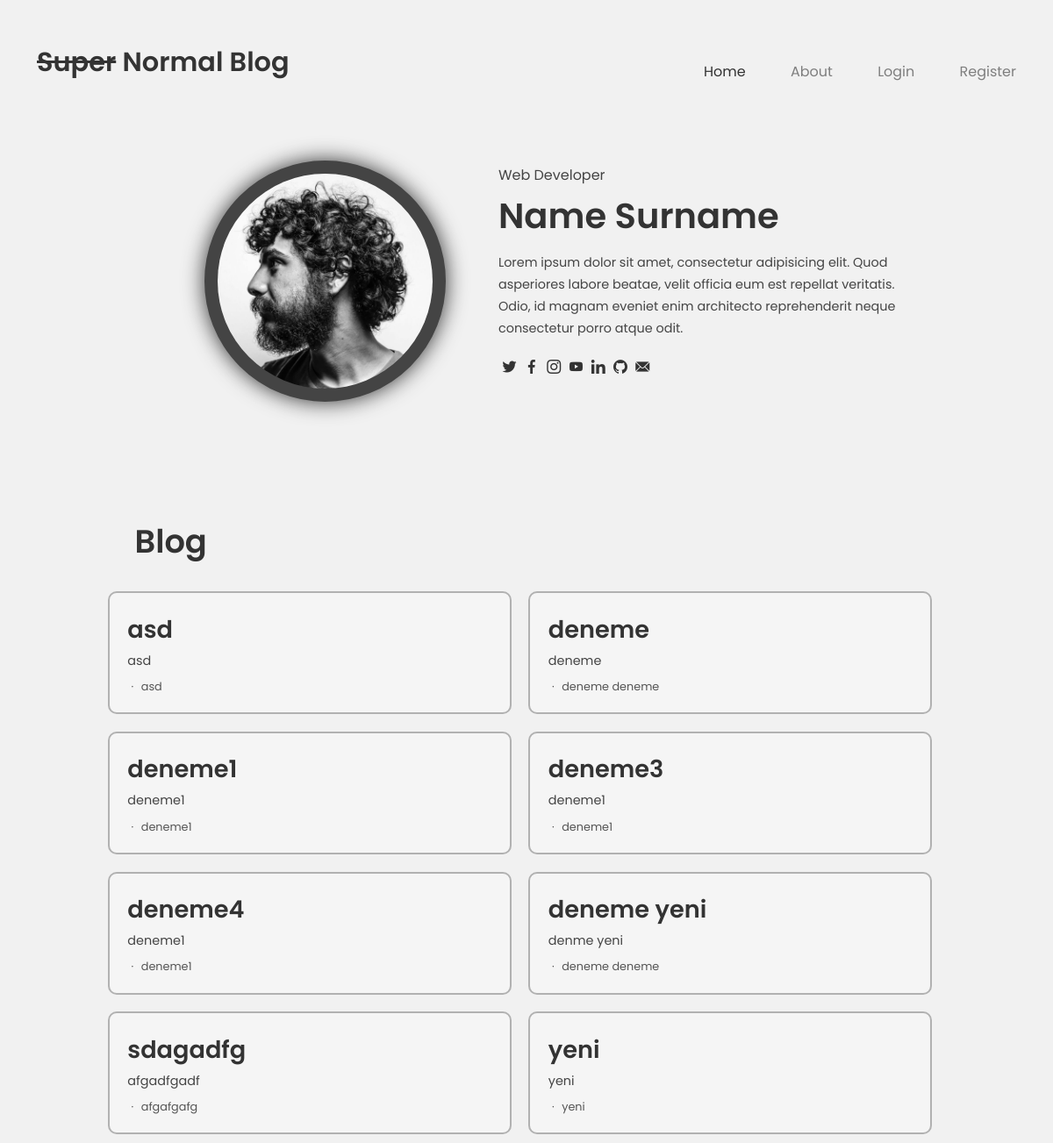
The page / on the database its author committed.
### tables this page shows
CREATE TABLE posts (
	id INTEGER PRIMARY KEY AUTOINCREMENT NOT NULL,
	subject TEXT,
	message TEXT,
	fullname TEXT,
	read INTEGER DEFAULT 0
);

### index.php (the view, shortened to what this page needs)
<?php
require_once 'connect.php';
$query = "SELECT id, subject, message, fullname FROM posts WHERE `read` = 1";
$stmt = $conn->prepare($query);
$stmt->execute();
$posts = $stmt->fetchAll(PDO::FETCH_ASSOC);
?>
<!DOCTYPE html>
<html lang="tr">
<head>
    <link rel="stylesheet" type="text/css" href="assets/fonts/flaticon/flaticon.css">
    <link rel="stylesheet" href="assets/css/bootstrap.min.css">
    <link rel="stylesheet" href="assets/css/style.css">
    <link rel="stylesheet" href="assets/css/mobile.css">
</head>
<body>
	<?php include("includes/header.php"); ?>
    <div class="person-info-wrapper">
        <div class="container">
            <div class="person-info-container">
                <div class="row">
                    <div class="person-photo col-md-5">
                        <img src="assets/img/profile.jpg" alt="" srcset="">
                    </div>
                    <div class="person-info-text col-md-7">
                        <div class="person-job">
                            Web Developer
                        </div>
                        <div class="person-name">
                            <h1>Name Surname</h1>
                        </div>
                        <div class="person-text">
                            Lorem ipsum dolor sit amet, consectetur adipisicing elit. Quod asperiores labore beatae,
                            velit officia eum est repellat veritatis. Odio, id magnam eveniet enim architecto
                            reprehenderit neque consectetur porro atque odit.
                        </div>
                        <div class="person-social-link">
                            <ul>
                                <li>
                                    <a href="#"><i class="flaticon-twitter"></i></a>
                                </li>
                                <li>
                                    <a href="#"><i class="flaticon-facebook"></i></a>
                                </li>
                                <li>
                                    <a href="#"><i class="flaticon-instagram"></i></a>
                                </li>
                                <li>
                                    <a href="#"><i class="flaticon-youtube"></i></a>
                                </li>
                                <li>
                                    <a href="#"><i class="flaticon-linkedin-1"></i></a>
                                </li>
                                <li>
                                    <a href="#"><i class="flaticon-github"></i></a>
                                </li>
                                <li>
                                    <a href="mailto:#"><i class="flaticon-mail-1"></i></a>
                                </li>
                            </ul>
                        </div>
                    </div>
                </div>
            </div>
        </div>
    </div>
    <div class="blog-post-wrapper">
        <div class="container mt-4">
            <div class="blog-post-container">
                <div class="blog-post-top-title">
                    Blog
                </div>
                <div class="blog-post-row">
                    <div class="row">
                        <?php foreach ($posts as $post): ?>
                            <div class="blog-post col-md-6">
                                <a href="blog-text.php?id=<?php echo $post['id']; ?>">
                                    <div class="blog-post-text">
                                        <div class="blog-post-title">
                                            <?php echo $post['subject']; ?>
                                        </div>
                                        <div class="blog-post-description">
                                            <?php echo $post['message']; ?>
                                        </div>
                                        <div class="blog-post-meta-info">
                                            <ul>
                                                <li>
                                                    <div class="blog-post-meta-dot">
                                                        ·
                                                    </div>
                                                    <div class="blog-post-author">
                                                        <?php echo $post['fullname']; ?>
                                                    </div>
                                                </li>
                                            </ul>
                                        </div>
                                    </div>
                                </a>
                            </div>
                        <?php endforeach; ?>
                    </div>
                </div>
            </div>
        </div>
    </div>
</body>
</html>

### includes/header.php (shortened to what this page needs)
<?php
    $isUserLoggedIn = false;
?>
<header>
    <div class="container">
        <div class="header-wrapper mt-5">
            <div class="row header-content">
                <div class="header-title col-md-8">
                    <a href="index.php"><S>Super</S> Normal Blog</a>
                </div>
                <div class="header-menu col-md-4">
                    <ul>
                        <li>
                            <a href="index.php" style="opacity: 100%;">Home</a>
                        </li>
                        <li>
                            <a href="about.php">About</a>
                        </li>
                        <?php if (!$isUserLoggedIn): ?>
                            <li>
                                <a href="login.php">Login</a>
                            </li>
                            <li>
                                <a href="register.php">Register</a>
                            </li>
                        <?php endif; ?>
                    </ul>
                </div>
            </div>
        </div>
    </div>
</header>

### assets/css/style.css (style rules this page uses)
body { background-color: #f1f1f1; font-family: 'Poppins', sans-serif; color: #333; }
header { z-index: 999; }
header .header-wrapper .header-content { align-items: flex-end; }
header .header-wrapper .header-title a { text-decoration: none; color: #333; font-size: 1.9rem; font-weight: 600; }
header .header-wrapper .header-menu ul { display: flex; justify-content: space-between; margin: 0; padding: 0; }
header .header-wrapper .header-menu ul li { list-style-type: none; }
header .header-wrapper .header-menu ul li a { text-decoration: none; color: #333; opacity: 0.6; font-weight: 400; }
.person-info-wrapper .person-info-container { padding: 8%; display: flex; flex-wrap: wrap; }
.person-info-wrapper .person-info-container .person-photo { text-align: right; padding-left: 0%; }
.person-info-wrapper .person-info-container .person-photo img { width: 275px; height: 275px; border-radius: 50%; background-color: #444; border: 15px solid #444; -webkit-box-shadow: 0 0 25px 0 rgb(0 0 0 / 80%); -moz-box-shadow: 0 0 25px 0 rgba(0,0,0,.8); box-shadow: 0 0 25px 0 rgb(0 0 0 / 80%); }
.person-info-wrapper .person-info-container .person-info-text { text-align: left; line-height: 25px; max-width: 950px; margin: auto; padding: 0 5%; }
.person-info-wrapper .person-info-container .person-info-text .person-job { color: #444; }
.person-info-wrapper .person-info-container .person-info-text .person-name h1 { color: #333; font-weight: 600; padding: 2% 0; }
.person-info-wrapper .person-info-container .person-info-text .person-text { color: #444; font-size: 0.9rem; }
.person-info-wrapper .person-info-container .person-info-text .person-social-link ul { list-style-type: none; display: flex; padding: 0; margin-top: 1rem; }
.person-info-wrapper .person-info-container .person-info-text .person-social-link li { padding: 1%; }
.person-info-wrapper .person-info-container .person-info-text .person-social-link ul a { text-decoration: none; color: #333; }
.blog-post-wrapper .blog-post-container { margin: auto; max-width: 950px; }
.blog-post-wrapper .blog-post-container .blog-post-top-title { text-decoration: none; color: #333; font-size: 2.3rem; font-weight: 600; padding: 2% 3%; }
.blog-post-wrapper .blog-post-container .blog-post-row .blog-post { text-align: center; background-color: #f5f5f5; border: 2px solid rgba(0, 0, 0, 0.28); border-radius: 10px; max-width: 460px; margin: 1%; overflow: hidden; }
.blog-post-wrapper .blog-post a { text-decoration: none; }
.blog-post-wrapper .blog-post .blog-post-text .blog-post-title { color: #333; font-size: 1.7rem; font-weight: 600; padding: 5% 0% 0% 2%; }
.blog-post-wrapper .blog-post .blog-post-text .blog-post-description { color: #444; font-size: 0.9rem; font-weight: 400; padding: 1% 0% 0% 2%; }
.blog-post-wrapper .blog-post .blog-post-text { text-align: left; }
.blog-post-wrapper .blog-post .blog-post-text .blog-post-meta-info ul { list-style-type: none; padding: 1% 0% 0% 2%; }
.blog-post-wrapper .blog-post .blog-post-text .blog-post-meta-info ul li { display: flex; font-size: 0.8rem; color: #555; }
.blog-post-wrapper .blog-post .blog-post-text .blog-post-meta-info ul li > div { padding: 1%; }

### rows shown on the page
posts: subject "asd", message "asd", fullname "asd"
posts: subject "deneme", message "deneme", fullname "deneme deneme"
posts: subject "deneme1", message "deneme1", fullname "deneme1"
posts: subject "deneme3", message "deneme1", fullname "deneme1"
posts: subject "deneme4", message "deneme1", fullname "deneme1"
posts: subject "deneme yeni", message "denme yeni", fullname "deneme deneme"
posts: subject "sdagadfg", message "afgadfgadf", fullname "afgafgafg"
posts: subject "yeni", message "yeni", fullname "yeni"
